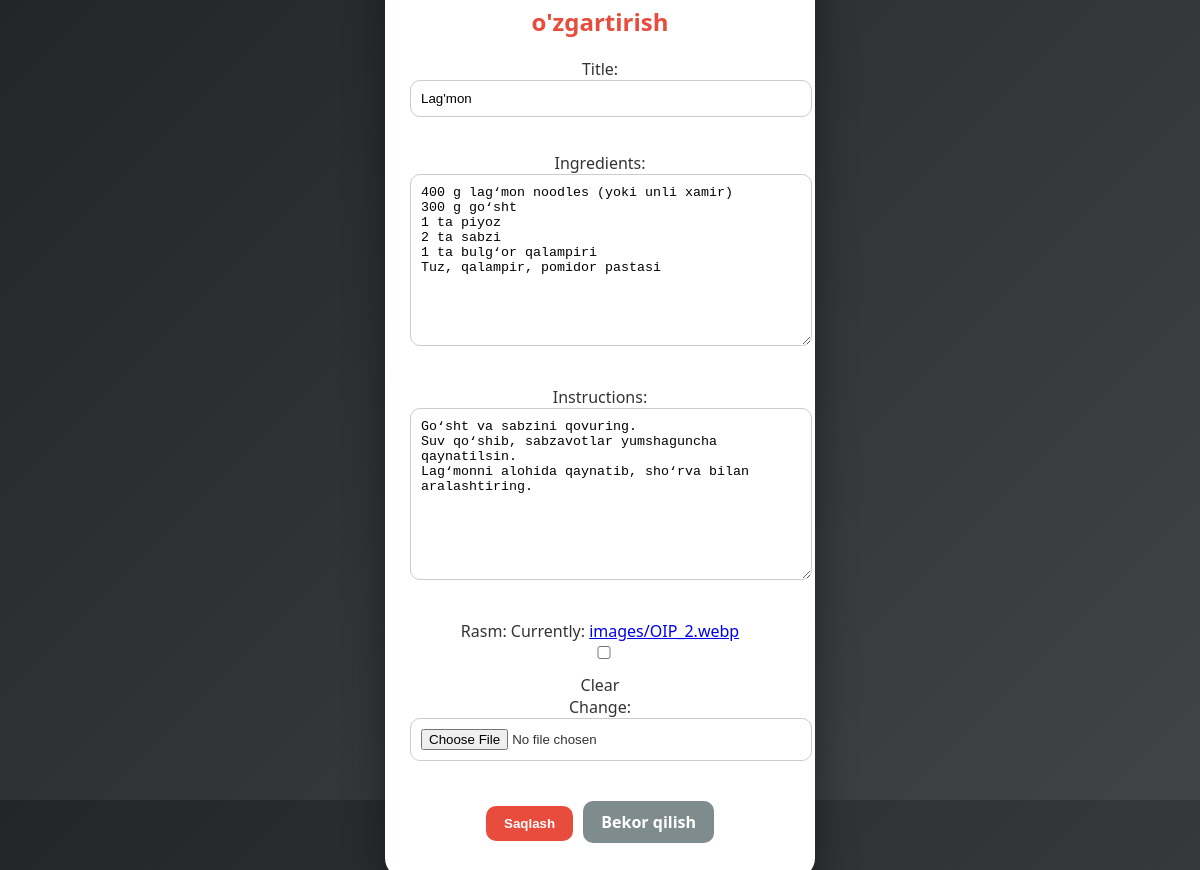
The page /app/taom/lagmon/edit/ on the database its author committed.
### app/models.py (models this page shows, shortened)
class Taom(models.Model):
    title = models.CharField(max_length=200)
    ingredients = models.TextField()
    instructions = models.TextField()
    rasm = models.ImageField(upload_to="images/",default="css/images/salom.png",null=True, blank=True)
    slug = models.SlugField(max_length=100, unique=True, blank=True)

### app/views.py (the view, shortened to what this page needs)
# urls.py: path('taom/<slug:slug>/edit/', views.StudentUpdateView.as_view(), name='user_edit'),
class StudentUpdateView(UpdateView):
    model = Taom
    form_class = StudentForm
    template_name = 'myapp/user_form.html'
    success_url = reverse_lazy('user_list')

### app/forms.py
class StudentForm(forms.ModelForm):
    class Meta:
        model = Taom
        fields = ['title' , 'ingredients' , 'instructions' , 'rasm']

### templates/myapp/user_form.html (shortened to what this page needs)
{% load static %}
<!DOCTYPE html>
<html lang="uz">
<head>
    <link rel="stylesheet" href="{% static 'css/xayir.css' %}">
</head>
<body>
    <div class="delete-box">
        <h2>Taomni ma'lumotlarini o'zgartirish</h2>
        <form method="post" enctype="multipart/form-data">
            {{ form.as_p }}
            <button type="submit" class="btn btn-danger">Saqlash</button>
            <a href="{% url 'user_list' %}" class="btn btn-cancel">Bekor qilish</a>
        </form>
    </div>
</body>
</html>

### static/css/xayir.css (style rules this page uses)
body { margin: 0; font-family: 'Segoe UI', sans-serif; background: linear-gradient(135deg, #232526, #414345); display: flex; justify-content: center; align-items: center; height: 100vh; }
.delete-box { background: #fff; padding: 30px 25px; border-radius: 20px; width: 380px; text-align: center; box-shadow: 0 15px 40px rgba(0,0,0,0.4); animation: fadeIn 0.4s ease; }
.delete-box h2 { color: #e74c3c; margin-bottom: 20px; }
.delete-box p { margin-bottom: 20px; color: #333; }
.delete-box form input, .delete-box form textarea, .delete-box form select { width: 100%; padding: 10px; margin-bottom: 15px; border-radius: 10px; border: 1px solid #ccc; outline: none; transition: 0.3s; }
.btn { display: inline-block; padding: 10px 18px; margin: 5px 3px; border-radius: 10px; text-decoration: none; color: #fff; font-weight: bold; transition: 0.3s; }
.btn-danger { background: #e74c3c; border: none; cursor: pointer; }
.btn-cancel { background: #7f8c8d; }

### rows shown on the page
Taom: title "Lag'mon", ingredients "400 g lag‘mon noodles (yoki unli xamir) 300 g go‘sht 1 ta piyoz 2 ta sabzi 1 ta bulg‘or qalampiri Tuz, qalampir, pomidor pastasi", instructions "Go‘sht va sabzini qovuring. Suv qo‘shib, sabzavotlar yumshaguncha qaynatilsin. Lag‘monni alohida qaynatib, sho‘rva bilan aralashtiring."
